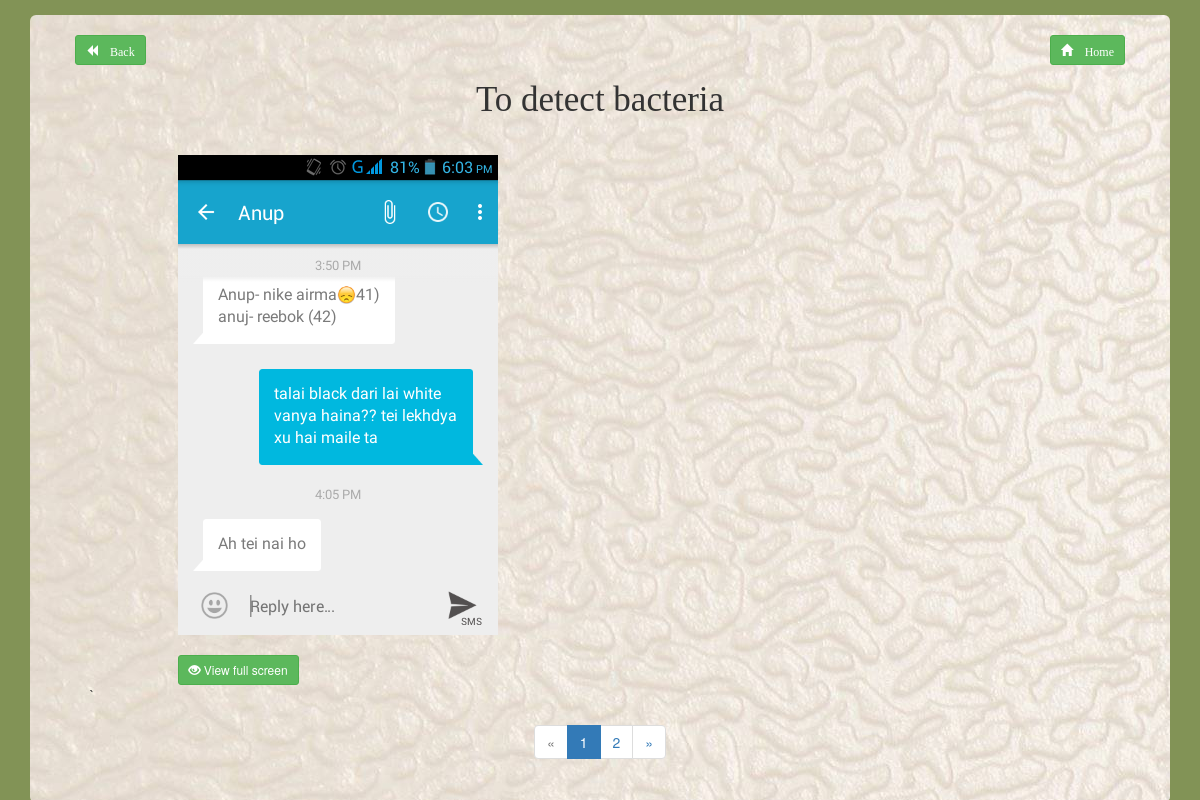
Screenshot of /practicals/6/ with the database file from the repository.
### practicals/models.py (models this page shows, shortened)
class Practical(models.Model):
    title = models.CharField(max_length=500)
    subject = models.ForeignKey(Subject, on_delete=models.CASCADE)
    def __str__(self):
        return self.title

class Photo(models.Model):
    practical = models.ForeignKey(Practical, blank=False, on_delete=models.CASCADE)
    index = models.IntegerField()
    image = models.ImageField()

### practicals/views.py (the view)
# urls.py: url(r'^(?P<practical_id>[0-9]+)/$', views.detail, name='detail'),
def detail(request, practical_id):
    photo = Photo.objects.filter(practical=practical_id)
    practical = get_object_or_404(Practical, pk=practical_id)
    paginator= Paginator(photo,1)
    page = request.GET.get('page')
    try:
       photo = paginator.page(page)
    except PageNotAnInteger:
       photo = paginator.page(1)
    except EmptyPage:
       photo = paginator.page(paginator.num_pages)
    return render(request, 'practicals/detail.html',{'photo':photo, 'practical':practical})

### practicals/templates/practicals/detail.html (shortened to what this page needs)
{% extends 'practicals/base.html' %}
{% block body %}
    <div class="row">
    <div class="back-btn">
        <a href="{% url 'practicals:index' %}">
            <button type="button" class="btn btn-success btn-sm">
                <span class="glyphicon glyphicon-backward"> Back</span>
            </button>
        </a>
    </div>
    <div class="home-btn">
        <a href="{% url 'main_menu:index' %}">
        <button type="button" class="btn btn-success btn-sm">
            <span class="glyphicon glyphicon-home"> Home</span>
        </button>
        </a>
    </div>
    <br><br>
{% for phot in photo %}
    <div class="heading">{{ practical }}</div>
        <div class="col-md-offset-1 col-md-10">
            {% if phot.image %}
                 <img src="{{ phot.image.url }}" class="img-responsive">
             {% else %}
                 <h3>No image to display</h3>
            {% endif %}
            <br>
            <a target="_blank" href="{{ phot.image.url }}">
                <button type="button" class="btn btn-success btn-sm">
                    <span class="glyphicon glyphicon-eye-open"></span>&nbsp;View full screen
                </button>
            </a>
        </div>
    </div>
    `{% endfor %}
    <nav>
    <div class="text-center">
    <ul class="pagination pagination-centered">
        {% if photo.has_previous %}
                <li><a href="?page={{ photo.previous_page_number }}">&laquo;</a></li>
            {% else %}
                <li class="disabled"><span>&laquo;</span></li>
            {% endif %}
        {% for i in photo.paginator.page_range %}
         {% if photo.number == i %}
            <li class="active"><span>{{ i }} <span class="sr-only">(current)</span></span></li>
         {% else %}
             <li><a href="?page={{ i }}">{{ i }}</a></li>
         {% endif %}
        {% endfor %}
        {% if photo.has_next %}
                <li><a href="?page={{ photo.next_page_number }}">&raquo</a></li>
            {% else %}
                <li class="disabled"><span>&raquo;</span></li>
            {% endif %}
    </ul>
    </div>
    </nav>
{% endblock %}

### practicals/static/practicals/css/style.css (style rules this page uses)
body { background-color: #829356; }
.home-btn { float: right; }
.back-btn { float: left; }
.heading { font-size: 2.5em; font-family: 'Tillana', cursive; text-align: center; padding-bottom: 30px; }

### rows the page displays
Photo: image (picture)
Practical: title "To detect bacteria"

### other values shown
{{ i }} "1"
{{ i }} "2"
